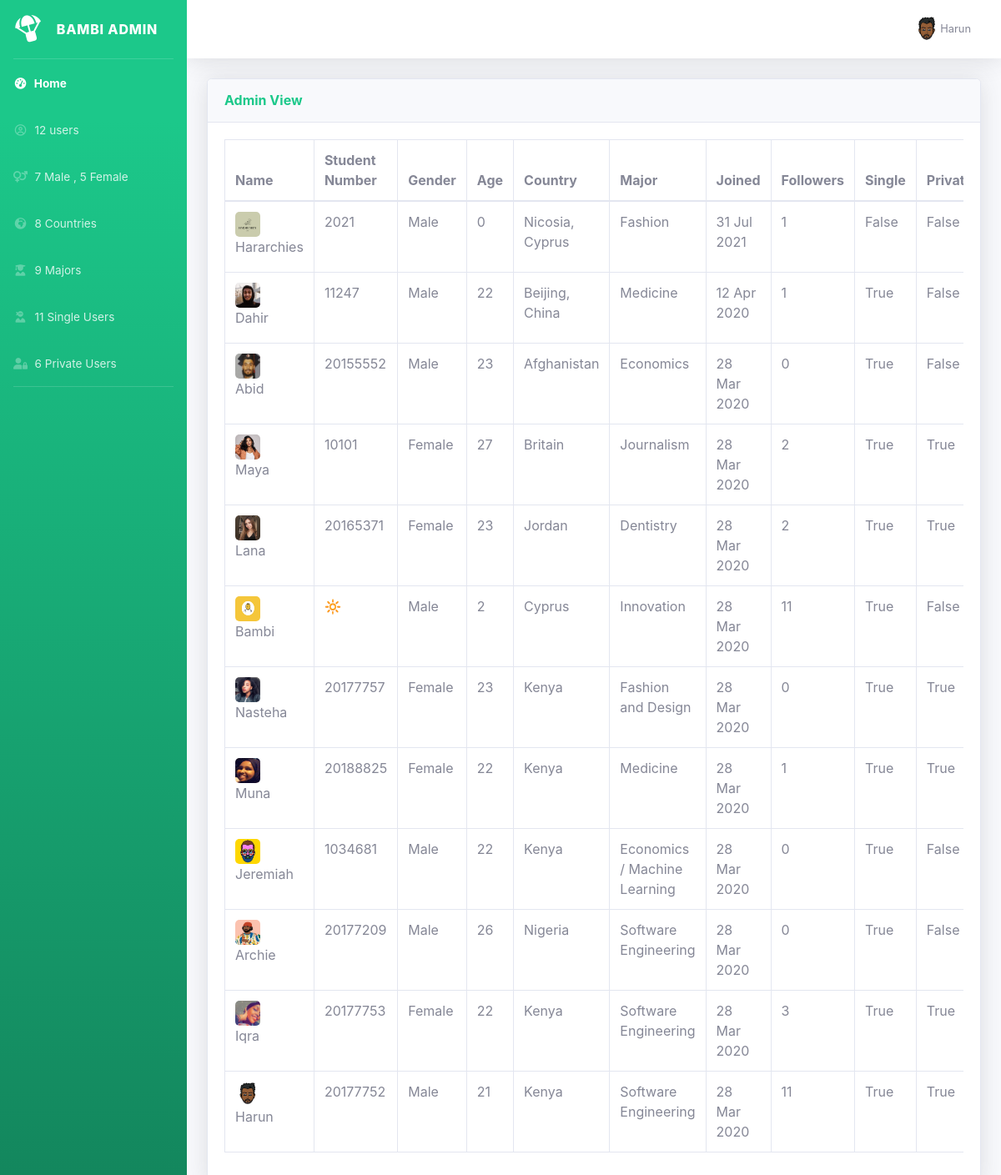
The page /admin (signed in) on the database its author committed.
### bambiv3/models.py (models this page shows, shortened)
class User(db.Model, UserMixin):
	id = db.Column(db.Integer, primary_key=True)
	username = db.Column(db.String(20), unique=True, nullable=False)
	email = db.Column(db.String(120), unique=True, nullable=False)
	image_file = db.Column(db.String(20), nullable=False, default='default.jpg')
	password = db.Column(db.String(60), nullable=False)
	last_seen = db.Column(db.DateTime, default=datetime.utcnow)
	date_joined = db.Column(db.DateTime, nullable=False, default=datetime.utcnow)
	department = db.Column(db.String(20), nullable=False)
	student_number = db.Column(db.Integer(), unique=True, nullable=False)
	age = db.Column(db.DateTime, nullable=False)
	gender = db.Column(db.String(20), nullable=False)
	country = db.Column(db.String(20), nullable=False)
	hobby = db.Column(db.String(20), nullable=False)
	bio = db.Column(db.String(120), nullable=True)
	private = db.Column(db.Boolean, default=False, nullable=False)
	single = db.Column(db.Boolean, default=False, nullable=False)
	snapchat = db.Column(db.String(20),default=False, nullable=False)
	instagram = db.Column(db.String(20),default=False, nullable=False)
	posts = db.relationship('Post', backref='author', lazy=True, cascade="all, delete-orphan")
	products = db.relationship('Product', backref='author', lazy=True, cascade="all, delete-orphan")
	comments = db.relationship("Comment", backref="author", lazy="dynamic", cascade="all, delete-orphan")
	followed = db.relationship(
		'User', secondary=followers,
		primaryjoin=(followers.c.follower_id == id),
		secondaryjoin=(followers.c.followed_id == id),
		backref=db.backref('followers', lazy='dynamic'), lazy='dynamic')
	messages_sent = db.relationship('Message',
									foreign_keys='Message.sender_id',
									backref='author', lazy='dynamic', cascade="all, delete-orphan")
	messages_received = db.relationship('Message',
										foreign_keys='Message.recipient_id',
										backref='recipient', lazy='dynamic', cascade="all, delete-orphan")
	last_message_read_time = db.Column(db.DateTime)

### bambiv3/routes.py (the view)
@app.route('/admin')
@login_required
def admin():
	users = User.query.order_by(User.date_joined.desc())
	if current_user.email != "harunmohamed901@gmail.com":
		return redirect(url_for('home'))
	total_users = list(user for user in users)
	male = list(user for user in users if user.gender == 'male')
	female = list(user for user in users if user.gender == 'female')
	country = set(user.country for user in users)
	major = set(user.department for user in users)
	single = list(user for user in users if user.single)
	private = list(user for user in users if user.private)
	year = datetime.now().year
	return render_template('admin.html', users=users, total_users=total_users, male=male, female=female, country=country, major=major, \
		single=single, private=private, year=year)

### bambiv3/models.py (called while the page is built)
@login_manager.user_loader
def load_user(user_id):
	return User.query.get(int(user_id))

### bambiv3/routes.py (called while the page is built)
@app.before_request
def before_request():
	if current_user.is_authenticated:
		current_user.last_seen = datetime.utcnow()
		db.session.commit()

### bambiv3/templates/admin.html (shortened to what this page needs)
<!DOCTYPE html>
<html lang="en"><head><meta http-equiv="Content-Type" content="text/html; charset=UTF-8">
    <link href="{{ url_for('static', filename='all.min.css') }}" rel="stylesheet" type="text/css">
    <link href="{{ url_for('static', filename='google-fonts.css') }}" rel="stylesheet">
    <link href="{{ url_for('static', filename='sb-admin-2.min.css') }}" rel="stylesheet">
</head>
<body id="page-top">
<div id="wrapper">
    <ul class="navbar-nav bg-gradient-success sidebar sidebar-dark accordion" id="accordionSidebar">
    <a class="sidebar-brand d-flex align-items-center justify-content-center" href="{{ url_for('admin')}}">
        <div class="sidebar-brand-icon rotate-n-15">
            <i class="fas fa-parachute-box"></i>
        </div>
        <div class="sidebar-brand-text mx-3">Bambi Admin</div>
    </a>
    <hr class="sidebar-divider my-0">
    <li class="nav-item active">
        <a class="nav-link" href="{{ url_for('admin')}}">
            <i class="fas fa-fw fa-tachometer-alt"></i>
            <span>Home</span></a>
    </li>
    <li class="nav-item">
        <a class="nav-link">
            <i class="far fa-fw fa-user-circle"></i>
            <span>{{total_users | length }} users</span>
        </a>
    </li>
    <li class="nav-item">
        <a class="nav-link">
            <i class="fas fa-fw fa-venus-mars"></i>
            <span>{{male | length}} Male ,  {{female| length}} Female</span>
        </a>
    </li>
    <li class="nav-item">
        <a class="nav-link">
            <i class="fas fa-fw fa-globe-africa"></i>
            <span>{{country | length}} Countries</span>
        </a>
    </li>
    <li class="nav-item">
        <a class="nav-link">
            <i class="fas fa-fw fa-user-graduate"></i>
            <span>{{major | length}} Majors</span>
        </a>
    </li>
    <li class="nav-item">
        <a class="nav-link">
            <i class="fas fa-fw fa-user-ninja"></i>
            <span>{{single | length }} Single Users</span>
        </a>
    </li>
    <li class="nav-item">
        <a class="nav-link">
            <i class="fas fa-fw fa-user-lock"></i>
            <span>{{private | length }} Private Users</span>
        </a>
    </li>
    <hr class="sidebar-divider d-none d-md-block">
</ul>
    <div id="content-wrapper" class="d-flex flex-column">
        <div id="content">
            <nav class="navbar navbar-expand navbar-light bg-white topbar mb-4 static-top shadow">
    <ul class="navbar-nav ml-auto">
        <li class="nav-item dropdown no-arrow">
            <a class="nav-link dropdown-toggle" href="#" id="userDropdown" role="button" data-toggle="dropdown" aria-haspopup="true" aria-expanded="false">
                <img class="img-profile rounded-circle" src="{{ url_for('static', filename='profile_pics/' + current_user.image_file) }}">
                <span class="mr-2 d-none d-lg-inline text-gray-600 small">{{current_user.username.title()}}</span>
            </a>
        </li>
    </ul>
</nav>
<div class="container-fluid">
    <div class="row">
            <div class="col-lg-12">
                   <div class="card shadow mb-4">
                <div class="card-header py-3">
                    <h6 class="m-0 font-weight-bold text-success">Admin View</h6>
                </div>
                <div class="card-body">
                    <div class="table-responsive">
                        <table class="table table-bordered" id="dataTable" width="100%" cellspacing="0">
                            <thead>
                                <tr>
                                    <th>Name</th>
                                    <th>Student Number</th>
                                    <th>Gender</th>
                                    <th>Age</th>
                                    <th>Country</th>
                                    <th>Major</th>
                                    <th>Joined</th>
                                    <th>Followers</th>
                                    <th>Single</th>
                                    <th>Private</th>
                                </tr>
                            </thead>
                            <tbody>
                                    {% for user in users %}
                                    <tr>
                                        <td>
                                        <img src="{{ url_for('static', filename='profile_pics/' + user.image_file) }}" alt="" class="profile-thumbnail" style="width:30px;height:30px;border-radius:5px;"><br>
                                        {{user.username.title()}}
                                        </td>
                                        <td>{{user.student_number}}</td>
                                        <td>{{user.gender.title()}}</td>
                                        <td>{{ year - user.age.year }}</td>
                                        <td>{{user.country}}</td>
                                        <td>{{user.department}}</td>
                                        <td>{{user.date_joined.strftime('%d %b %Y')}}</td>
                                        <td>{{user.followers.count()}}</td>
                                        <td>{{user.single}}</td>
                                        <td>{{user.private}}</td>
                                    </tr>
                                    {% endfor %}
                            </tbody>
                        </table>
                    </div>
                </div>
            </div>
        </div>
    </div>
</div>
</div>
</div>
</div>
</body></html>

### rows shown on the page
User: image_file (picture), username "Harun", student_number "20177752", gender "Male", year-user.age.year "21", country "Kenya", department "Software Engineering", date_joined "28 Mar 2020", followers.count "11", single "True", private "True"
User: image_file (picture), username "Hararchies", student_number "2021", gender "Male", year-user.age.year "0", country "Nicosia, Cyprus", department "Fashion", date_joined "31 Jul 2021", followers.count "1", single "False", private "False"
User: image_file (picture), username "Dahir", student_number "11247", gender "Male", year-user.age.year "22", country "Beijing, China", department "Medicine", date_joined "12 Apr 2020", followers.count "1", single "True", private "False"
User: image_file (picture), username "Abid", student_number "20155552", gender "Male", year-user.age.year "23", country "Afghanistan", department "Economics", date_joined "28 Mar 2020", followers.count "0", single "True", private "False"
User: image_file (picture), username "Maya", student_number "10101", gender "Female", year-user.age.year "27", country "Britain", department "Journalism", date_joined "28 Mar 2020", followers.count "2", single "True", private "True"
User: image_file (picture), username "Lana", student_number "20165371", gender "Female", year-user.age.year "23", country "Jordan", department "Dentistry", date_joined "28 Mar 2020", followers.count "2", single "True", private "True"
User: image_file (placeholder picture), username "Bambi", student_number "🔆", gender "Male", year-user.age.year "2", country "Cyprus", department "Innovation", date_joined "28 Mar 2020", followers.count "11", single "True", private "False"
User: image_file (picture), username "Nasteha", student_number "20177757", gender "Female", year-user.age.year "23", country "Kenya", department "Fashion and Design", date_joined "28 Mar 2020", followers.count "0", single "True", private "True"
User: image_file (picture), username "Muna", student_number "20188825", gender "Female", year-user.age.year "22", country "Kenya", department "Medicine", date_joined "28 Mar 2020", followers.count "1", single "True", private "True"
User: image_file (picture), username "Jeremiah", student_number "1034681", gender "Male", year-user.age.year "22", country "Kenya", department "Economics / Machine Learning", date_joined "28 Mar 2020", followers.count "0", single "True", private "False"
User: image_file (picture), username "Archie", student_number "20177209", gender "Male", year-user.age.year "26", country "Nigeria", department "Software Engineering", date_joined "28 Mar 2020", followers.count "0", single "True", private "False"
User: image_file (picture), username "Iqra", student_number "20177753", gender "Female", year-user.age.year "22", country "Kenya", department "Software Engineering", date_joined "28 Mar 2020", followers.count "3", single "True", private "True"

### other values the page prints
{{ total_users | length }} "12"
{{ male | length }} "7"
{{ female| length }} "5"
{{ country | length }} "8"
{{ major | length }} "9"
{{ single | length }} "11"
{{ private | length }} "6"
